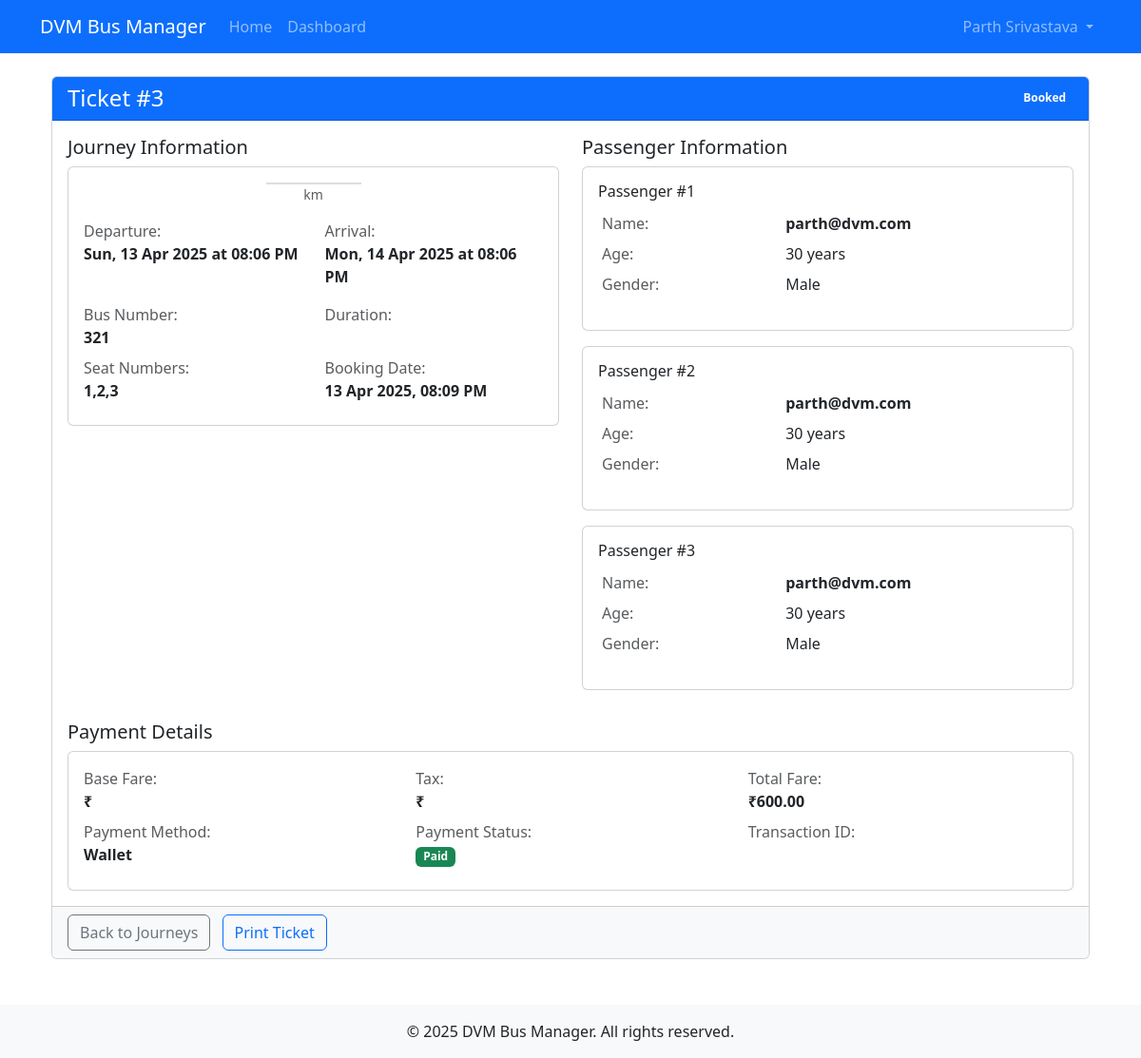
/booking/ticket/3/ (signed in), run on the app's committed database.
### accounts/models.py (models this page shows, shortened)
class User(AbstractUser):
    username = None  # Remove username field
    email = models.EmailField(_('email address'), unique=True)
    full_name = models.CharField(_('full name'), max_length=150)
    date_joined = models.DateTimeField(_('date joined'), default=timezone.now)
    is_passenger = models.BooleanField(default=True)
    profile_picture_url = models.URLField(_('profile picture URL'), max_length=1000, blank=True, null=True)
    objects = UserManager()
    USERNAME_FIELD = 'email'
    REQUIRED_FIELDS = ['full_name']
    class Meta:
        verbose_name = _('user')
        verbose_name_plural = _('users')

### booking/models.py (models this page shows, shortened)
class MultiStopTicket(models.Model):
    STATUS_CHOICES = (
        ('BOOKED', _('Booked')),
        ('CANCELLED', _('Cancelled')),
        ('COMPLETED', _('Completed')),
    )
    user = models.ForeignKey(settings.AUTH_USER_MODEL, on_delete=models.CASCADE, related_name='multistop_tickets')
    bus = models.ForeignKey(MultiStopBus, on_delete=models.PROTECT, related_name='tickets')
    start_stop = models.ForeignKey(RouteStop, on_delete=models.PROTECT, related_name='departure_tickets')
    end_stop = models.ForeignKey(RouteStop, on_delete=models.PROTECT, related_name='arrival_tickets')
    booking_time = models.DateTimeField(_('booking time'), default=timezone.now)
    status = models.CharField(_('status'), max_length=20, choices=STATUS_CHOICES, default='BOOKED')
    passengers = models.ManyToManyField(Passenger, related_name='multistop_tickets')
    total_fare = models.DecimalField(_('total fare'), max_digits=10, decimal_places=2)
    seat_numbers = models.CharField(_('seat numbers'), max_length=255, help_text="Comma-separated seat numbers")
    seat_class = models.CharField(_('seat class'), max_length=20, choices=MultiStopBus.SEAT_CLASS_CHOICES, default='GENERAL')
    class Meta:
        verbose_name = _('multi-stop ticket')
        verbose_name_plural = _('multi-stop tickets')
        ordering = ['-booking_time']
    @property
    def departure_time(self):
        return self.start_stop.get_departure_time(self.bus.departure_time)

class MultiStopBus(models.Model):
    SEAT_CLASS_CHOICES = (
        ('GENERAL', _('General')),
        ('SLEEPER', _('Sleeper')),
        ('LUXURY', _('Luxury')),
    )
    route = models.ForeignKey(MultiStopRoute, on_delete=models.CASCADE, related_name='buses')
    bus_number = models.CharField(_('bus number'), max_length=20, unique=True)
    departure_time = models.DateTimeField(_('departure time'))
    arrival_time = models.DateTimeField(_('arrival time'))
    total_seats = models.PositiveIntegerField(_('total seats'),
                                             validators=[MinValueValidator(1)])
    available_seats = models.PositiveIntegerField(_('available seats'),
                                                 validators=[MinValueValidator(0)])
    fare = models.DecimalField(_('base fare'), max_digits=10, decimal_places=2)
    sleeper_fare = models.DecimalField(_('sleeper fare'), max_digits=10, decimal_places=2, null=True, blank=True)
    luxury_fare = models.DecimalField(_('luxury fare'), max_digits=10, decimal_places=2, null=True, blank=True)
    has_general_seats = models.BooleanField(_('has general seats'), default=True)
    has_sleeper_seats = models.BooleanField(_('has sleeper seats'), default=False)
    has_luxury_seats = models.BooleanField(_('has luxury seats'), default=False)
    is_active = models.BooleanField(_('is active'), default=True)
    class Meta:
        verbose_name = _('multi-stop bus')
        verbose_name_plural = _('multi-stop buses')
        ordering = ['departure_time']

class Passenger(models.Model):
    GENDER_CHOICES = (
        ('M', _('Male')),
        ('F', _('Female')),
        ('O', _('Other')),
    )
    name = models.CharField(_('full name'), max_length=100)
    age = models.PositiveIntegerField(_('age'))
    gender = models.CharField(_('gender'), max_length=1, choices=GENDER_CHOICES)
    id_number = models.CharField(_('ID number'), max_length=50, blank=True, null=True)
    phone = models.CharField(_('phone number'), max_length=15, blank=True, null=True)
    class Meta:
        verbose_name = _('passenger')
        verbose_name_plural = _('passengers')

### booking/views.py (the view)
# urls.py: path('ticket/<int:ticket_id>/', views.ticket_detail, name='ticket_detail'),
@login_required
def ticket_detail(request, ticket_id):
    ticket = None
    is_multi_stop = False
    try:
        ticket = Ticket.objects.get(id=ticket_id, user=request.user)
    except Ticket.DoesNotExist:
        try:
            ticket = MultiStopTicket.objects.get(id=ticket_id, user=request.user)
            is_multi_stop = True
        except MultiStopTicket.DoesNotExist:
            raise Http404("Ticket not found")
    can_cancel = False
    if ticket.status == 'BOOKED':
        if is_multi_stop:
            time_until_departure = ticket.departure_time - timezone.now()
        else:
            time_until_departure = ticket.bus.departure_time - timezone.now()
        can_cancel = time_until_departure > timedelta(hours=6)
    context = {
        'ticket': ticket,
        'passengers': ticket.passengers.all(),
        'can_cancel': can_cancel,
        'now': timezone.now(),
        'is_multi_stop': is_multi_stop,
    }
    return render(request, 'booking/ticket_detail.html', context)

### accounts/context_processors.py (called while the page is built)
def social_auth_config(request):
    context = {
        'google_oauth_configured': False,
    }
    if hasattr(settings, 'SOCIALACCOUNT_PROVIDERS') and 'google' in settings.SOCIALACCOUNT_PROVIDERS:
        try:
            google_app = SocialApp.objects.filter(provider='google').exists()
            context['google_oauth_configured'] = google_app
        except:
            pass
    return context

### booking/models.py (called while the page is built)
    def get_departure_time(self, bus_departure_time):
        if self.departure_offset:
            return bus_departure_time + self.departure_offset
        return None

### templates/booking/ticket_detail.html (shortened to what this page needs)
{% extends 'base.html' %}
{% load static %}
{% block content %}
<div class="container mt-4">
    <div class="card mb-4">
        <div class="card-header bg-primary text-white d-flex justify-content-between align-items-center">
            <h4 class="mb-0">Ticket #{{ ticket.id }}</h4>
            <span class="badge {% if ticket.status == 'CONFIRMED' %}bg-success{% elif ticket.status == 'CANCELLED' %}bg-danger{% elif ticket.status == 'COMPLETED' %}bg-secondary{% endif %}">
                {{ ticket.get_status_display }}
            </span>
        </div>
        <div class="card-body">
            <div class="row">
                <div class="col-lg-6">
                    <h5 class="card-title">Journey Information</h5>
                    <div class="card mb-3">
                        <div class="card-body">
                            <div class="d-flex justify-content-between align-items-center mb-3">
                                <div class="d-flex flex-column align-items-center">
                                    <div class="line"></div>
                                    <small class="text-muted">{{ ticket.bus.route.distance }} km</small>
                                </div>
                            </div>
                            <div class="row mb-2">
                                <div class="col-md-6">
                                    <p class="text-muted mb-0">Departure:</p>
                                    <p class="fw-bold mb-2">{{ ticket.bus.departure_time|date:"D, d M Y" }} at {{ ticket.bus.departure_time|time:"h:i A" }}</p>
                                </div>
                                <div class="col-md-6">
                                    <p class="text-muted mb-0">Arrival:</p>
                                    <p class="fw-bold mb-2">{{ ticket.bus.arrival_time|date:"D, d M Y" }} at {{ ticket.bus.arrival_time|time:"h:i A" }}</p>
                                </div>
                            </div>
                            <div class="row">
                                <div class="col-md-6">
                                    <p class="text-muted mb-0">Bus Number:</p>
                                    <p class="fw-bold mb-2">{{ ticket.bus.bus_number }}</p>
                                </div>
                                <div class="col-md-6">
                                    <p class="text-muted mb-0">Duration:</p>
                                </div>
                            </div>
                            <div class="row">
                                <div class="col-md-6">
                                    <p class="text-muted mb-0">Seat Numbers:</p>
                                    <p class="fw-bold mb-2">{{ ticket.seat_numbers }}</p>
                                </div>
                                <div class="col-md-6">
                                    <p class="text-muted mb-0">Booking Date:</p>
                                    <p class="fw-bold mb-2">{{ ticket.booking_time|date:"d M Y, h:i A" }}</p>
                                </div>
                            </div>
                        </div>
                    </div>
                </div>
                <div class="col-lg-6">
                    <h5 class="card-title">Passenger Information</h5>
                    {% for passenger in ticket.passengers.all %}
                        <div class="card mb-3">
                            <div class="card-body">
                                <div class="d-flex justify-content-between align-items-center mb-2">
                                    <h6 class="card-title mb-0">Passenger #{{ forloop.counter }}</h6>
                                </div>
                                <table class="table table-borderless table-sm">
                                    <tr>
                                        <td class="text-muted" style="width: 40%">Name:</td>
                                        <td class="fw-bold">{{ passenger.name }}</td>
                                    </tr>
                                    <tr>
                                        <td class="text-muted">Age:</td>
                                        <td>{{ passenger.age }} years</td>
                                    </tr>
                                    <tr>
                                        <td class="text-muted">Gender:</td>
                                        <td>{{ passenger.get_gender_display }}</td>
                                    </tr>
                                </table>
                            </div>
                        </div>
                    {% endfor %}
                </div>
            </div>
            <div class="row mt-3">
                <div class="col-lg-12">
                    <h5 class="card-title">Payment Details</h5>
                    <div class="card">
                        <div class="card-body">
                            <div class="row">
                                <div class="col-md-4">
                                    <p class="text-muted mb-0">Base Fare:</p>
                                    <p class="fw-bold mb-2">₹{{ ticket.base_fare }}</p>
                                </div>
                                <div class="col-md-4">
                                    <p class="text-muted mb-0">Tax:</p>
                                    <p class="fw-bold mb-2">₹{{ ticket.tax }}</p>
                                </div>
                                <div class="col-md-4">
                                    <p class="text-muted mb-0">Total Fare:</p>
                                    <p class="fw-bold mb-2">₹{{ ticket.total_fare }}</p>
                                </div>
                            </div>
                            <div class="row">
                                <div class="col-md-4">
                                    <p class="text-muted mb-0">Payment Method:</p>
                                    <p class="fw-bold mb-2">Wallet</p>
                                </div>
                                <div class="col-md-4">
                                    <p class="text-muted mb-0">Payment Status:</p>
                                    <p class="fw-bold mb-2">
                                        <span class="badge bg-success">Paid</span>
                                    </p>
                                </div>
                                <div class="col-md-4">
                                    <p class="text-muted mb-0">Transaction ID:</p>
                                </div>
                            </div>
                        </div>
                    </div>
                </div>
            </div>
        </div>
        <div class="card-footer bg-light">
            <div class="d-flex justify-content-between align-items-center">
                <div>
                    <a href="{% url 'booking:user_journeys' %}" class="btn btn-outline-secondary">
                         Back to Journeys
                    </a>
                    <a href="#" class="btn btn-outline-primary ms-2" onclick="window.print();">
                         Print Ticket
                    </a>
                </div>
            </div>
        </div>
    </div>
</div>
{% endblock %}

### templates/includes/navbar.html (shortened to what this page needs)
<nav class="navbar navbar-expand-lg navbar-dark bg-primary">
    <div class="container">
        <a class="navbar-brand" href="{% url 'home' %}">DVM Bus Manager</a>
        <div class="collapse navbar-collapse" id="navbarNav">
            <ul class="navbar-nav me-auto">
                <li class="nav-item">
                    <a class="nav-link" href="{% url 'home' %}">Home</a>
                </li>
                {% if user.is_authenticated %}
                <li class="nav-item">
                    <a class="nav-link" href="{% url 'dashboard' %}">Dashboard</a>
                </li>
                {% endif %}
            </ul>
            <ul class="navbar-nav ms-auto">
                {% if user.is_authenticated %}
                    <li class="nav-item dropdown">
                        <a class="nav-link dropdown-toggle" href="#" id="navbarDropdown" role="button" data-bs-toggle="dropdown" aria-expanded="false">
                            {{ user.full_name|default:user.email }}
                        </a>
                    </li>
                {% endif %}
            </ul>
        </div>
    </div>
</nav>

### templates/booking/ticket_detail.html (style rules this page uses)
.line { height: 2px; width: 100px; background-color: #ddd; margin: 0 10px; }

### data on the page
User: full_name "Parth Srivastava"
MultiStopTicket: id "3", status "Booked", bus.departure_time "Sun, 13 Apr 2025", bus.departure_time "08:06 PM", bus.arrival_time "Mon, 14 Apr 2025", bus.arrival_time "08:06 PM", bus.bus_number "321", seat_numbers "1,2,3", booking_time "13 Apr 2025, 08:09 PM", total_fare "600.00"
Passenger: name "parth@dvm.com", age "30", gender "Male"
Passenger: name "parth@dvm.com", age "30", gender "Male"
Passenger: name "parth@dvm.com", age "30", gender "Male"
